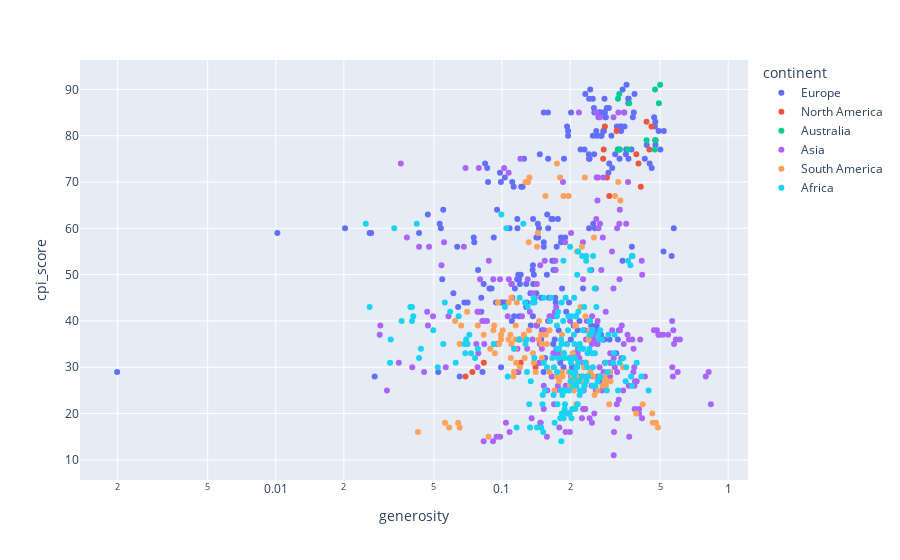

Notebook code for this chart:
### Markdown cell above
#### 5.13 What is the relation between generousity and CPI score?

### Code cell
fig = px.scatter(data, x="generosity", y="cpi_score", color="continent",
                 hover_name="Country", log_x=True, size_max=60)
fig.show()

### Figure 1 — Plotly figure (JSON) as saved in the notebook; plotly's stock layout.template omitted (floating-point values rounded to 4 significant figures; data arrays with more than 128 entries replaced by an {"elided": "..."} marker saying what was removed)
{"data": [{"hovertemplate": "<b>%{hovertext}</b><br><br>continent=Europe<br>generosity=%{x}<br>cpi_score=%{y}<extra></extra>", "hovertext": {"elided": "228 str values"}, "legendgroup": "Europe", "marker": {"color": "#636efa", "symbol": "circle"}, "mode": "markers", "name": "Europe", "orientation": "v", "showlegend": true, "type": "scatter", "x": {"elided": "228 float values"}, "xaxis": "x", "y": {"elided": "228 int values"}, "yaxis": "y"}, {"hovertemplate": "<b>%{hovertext}</b><br><br>continent=North America<br>generosity=%{x}<br>cpi_score=%{y}<extra></extra>", "hovertext": ["Canada", "United States", "Mexico", "Canada", "Mexico", "United States", "Canada", "United States", "Mexico", "Canada", "United States", "Mexico", "Canada", "United States", "Mexico", "Canada", "United States", "Mexico"], "legendgroup": "North America", "marker": {"color": "#EF553B", "symbol": "circle"}, "mode": "markers", "name": "North America", "orientation": "v", "showlegend": true, "type": "scatter", "x": [0.4355, 0.3926, 0.121, 0.4581, 0.1407, 0.4011, 0.285, 0.28, 0.074, 0.321, 0.291, 0.069, 0.4483, 0.4108, 0.1173, 0.2815, 0.2981, 0.08309], "xaxis": "x", "y": [83, 76, 31, 82, 30, 74, 82, 75, 29, 81, 71, 28, 77, 69, 29, 77, 67, 31], "yaxis": "y"}, {"hovertemplate": "<b>%{hovertext}</b><br><br>continent=Australia<br>generosity=%{x}<br>cpi_score=%{y}<extra></extra>", "hovertext": ["New Zealand", "Australia", "New Zealand", "Australia", "New Zealand", "Australia", "New Zealand", "Australia", "New Zealand", "Australia", "New Zealand", "Australia"], "legendgroup": "Australia", "marker": {"color": "#00cc96", "symbol": "circle"}, "mode": "markers", "name": "Australia", "orientation": "v", "showlegend": true, "type": "scatter", "x": [0.5, 0.4777, 0.475, 0.4356, 0.33, 0.332, 0.365, 0.361, 0.494, 0.4741, 0.3257, 0.325], "xaxis": "x", "y": [91, 79, 90, 79, 89, 77, 87, 77, 87, 77, 88, 77], "yaxis": "y"}, {"hovertemplate": "<b>%{hovertext}</b><br><br>continent=Asia<br>generosity=%{x}<br>cpi_score=%{y}<extra></extra>", "hovertext": {"elided": "222 str values"}, "legendgroup": "Asia", "marker": {"color": "#ab63fa", "symbol": "circle"}, "mode": "markers", "name": "Asia", "orientation": "v", "showlegend": true, "type": "scatter", "x": {"elided": "222 float values"}, "xaxis": "x", "y": {"elided": "222 int values"}, "yaxis": "y"}, {"hovertemplate": "<b>%{hovertext}</b><br><br>continent=South America<br>generosity=%{x}<br>cpi_score=%{y}<extra></extra>", "hovertext": ["Costa Rica", "Chile", "Brazil", "Argentina", "Guatemala", "Uruguay", "Panama", "Colombia", "Nicaragua", "Ecuador", "El Salvador", "Bolivia", "Peru", "Paraguay", "Jamaica", "Venezuela", "Dominican Republic", "Honduras", "Haiti", "Guinea", "Costa Rica", "Brazil", "Venezuela", "Panama", "Chile", "Argentina", "Uruguay", "Colombia", "El Salvador", "Guatemala", "Ecuador", "Bolivia", "Paraguay", "Nicaragua", "Peru", "Jamaica", "Dominican Republic", "Honduras", "Haiti", "Guinea", "Costa Rica", "Chile", "Guatemala", "Panama", "Brazil", "Uruguay", "El Salvador", "Colombia", "Nicaragua", "Argentina", "Ecuador", "Jamaica", "Honduras", "Bolivia", "Paraguay", "Peru", "Dominican Republic", "Venezuela", "Guinea", "Haiti", "Costa Rica", "Chile", "Panama", "Brazil", "Argentina", "Guatemala", "Uruguay", "Colombia", "El Salvador", "Nicaragua", "Ecuador", "Jamaica", "Bolivia", "Paraguay", "Peru", "Honduras", "Dominican Republic", "Venezuela", "Guinea", "Haiti", "Costa Rica", "Brazil", "Chile", "Panama", "Argentina", "Uruguay", "Colombia", "Guatemala", "Venezuela", "El Salvador", "Nicaragua", "Ecuador", "Bolivia", "Peru", "Paraguay", "Jamaica", "Dominican Republic", "Honduras", "Haiti", "Guinea", "Costa Rica", "Uruguay", "Guatemala", "Brazil", "El Salvador", "Panama", "Chile", "Colombia", "Nicaragua", "Argentina", "Honduras", "Ecuador", "Jamaica", "Peru", "Bolivia", "Paraguay", "Dominican Republic", "Venezuela", "Guinea", "Haiti"], "legendgroup": "South America", "marker": {"color": "#FFA15A", "symbol": "circle"}, "mode": "markers", "name": "South America", "orientation": "v", "showlegend": true, "type": "scatter", "x": [0.2146, 0.3267, 0.1623, 0.1095, 0.2835, 0.1751, 0.2106, 0.149, 0.3017, 0.1501, 0.07826, 0.2256, 0.1268, 0.2242, 0.2338, 0.06502, 0.187, 0.2362, 0.4892, 0.2648, 0.255, 0.1457, 0.05841, 0.2443, 0.3336, 0.1145, 0.2324, 0.184, 0.1069, 0.2749, 0.1154, 0.2054, 0.3424, 0.2782, 0.1498, 0.2123, 0.2168, 0.2303, 0.4619, 0.2866, 0.144, 0.187, 0.175, 0.109, 0.099, 0.127, 0.093, 0.099, 0.2, 0.066, 0.126, 0.107, 0.246, 0.137, 0.184, 0.083, 0.113, 0.064, 0.207, 0.419, 0.143, 0.197, 0.125, 0.11, 0.062, 0.179, 0.13, 0.099, 0.065, 0.208, 0.114, 0.096, 0.141, 0.162, 0.092, 0.197, 0.12, 0.056, 0.185, 0.392, 0.2255, 0.1578, 0.316, 0.2418, 0.1099, 0.1806, 0.1563, 0.2881, 0.0425, 0.08877, 0.2977, 0.1007, 0.217, 0.1453, 0.253, 0.2225, 0.2129, 0.2044, 0.4796, 0.2991, 0.1313, 0.1321, 0.1706, 0.1317, 0.1189, 0.09721, 0.1556, 0.09237, 0.2129, 0.0701, 0.2565, 0.115, 0.1163, 0.09161, 0.1384, 0.2043, 0.1122, 0.08718, 0.2495, 0.4639], "xaxis": "x", "y": [55, 70, 38, 32, 28, 74, 39, 37, 27, 32, 39, 34, 36, 27, 41, 17, 33, 31, 17, 25, 58, 40, 17, 38, 66, 36, 71, 37, 36, 28, 31, 33, 30, 26, 35, 39, 31, 30, 20, 27, 59, 67, 28, 37, 37, 70, 33, 37, 26, 39, 32, 44, 29, 33, 29, 37, 29, 18, 27, 22, 56, 67, 37, 35, 40, 27, 70, 36, 35, 25, 34, 44, 29, 29, 35, 29, 30, 18, 28, 20, 56, 35, 67, 36, 45, 71, 37, 26, 16, 34, 22, 38, 31, 36, 28, 43, 28, 26, 18, 29, 57, 71, 25, 38, 36, 35, 67, 39, 22, 42, 24, 39, 44, 38, 31, 28, 28, 15, 28, 18], "yaxis": "y"}, {"hovertemplate": "<b>%{hovertext}</b><br><br>continent=Africa<br>generosity=%{x}<br>cpi_score=%{y}<extra></extra>", "hovertext": {"elided": "192 str values"}, "legendgroup": "Africa", "marker": {"color": "#19d3f3", "symbol": "circle"}, "mode": "markers", "name": "Africa", "orientation": "v", "showlegend": true, "type": "scatter", "x": {"elided": "192 float values"}, "xaxis": "x", "y": {"elided": "192 int values"}, "yaxis": "y"}], "layout": {"legend": {"title": {"text": "continent"}, "tracegroupgap": 0}, "margin": {"t": 60}, "xaxis": {"anchor": "y", "domain": [0, 1], "title": {"text": "generosity"}, "type": "log"}, "yaxis": {"anchor": "x", "domain": [0, 1], "title": {"text": "cpi_score"}}}}
